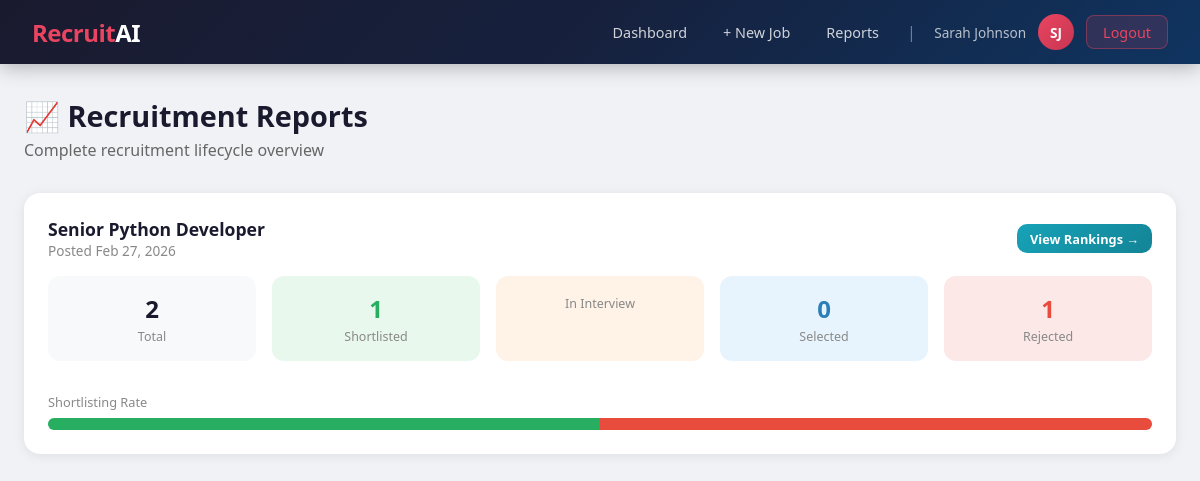
Screenshot of /hr/reports/ (signed in) with the database file from the repository.
### core/models.py (models this page shows, shortened)
class Job(models.Model):
    hr = models.ForeignKey(User, on_delete=models.CASCADE, related_name='jobs')
    title = models.CharField(max_length=200)
    required_skills = models.TextField(help_text="Comma-separated skills")
    required_experience = models.CharField(max_length=100)
    description = models.TextField()
    start_date = models.DateField(null=True, blank=True)
    end_date = models.DateField(null=True, blank=True)
    created_at = models.DateTimeField(auto_now_add=True)
    updated_at = models.DateTimeField(auto_now=True)

### core/views.py (the view)
    @login_required
    def wrapper(request, *args, **kwargs):
        if not hasattr(request.user, 'profile') or not request.user.profile.is_hr():
            messages.error(request, "Access denied. HR only.")
            return redirect('dashboard')
        return func(request, *args, **kwargs)

### core/models.py (called while the page is built)
    def is_hr(self):
        return self.role == 'hr'

### core/views.py (called while the page is built)
def require_hr(func):
    @login_required
    def wrapper(request, *args, **kwargs):
        if not hasattr(request.user, 'profile') or not request.user.profile.is_hr():
            messages.error(request, "Access denied. HR only.")
            return redirect('dashboard')
        return func(request, *args, **kwargs)
    wrapper.__name__ = func.__name__
    return wrapper

@require_hr
def hr_reports(request):
    jobs = Job.objects.filter(hr=request.user)
    report_data = []
    for job in jobs:
        apps = job.applications.all()
        report_data.append({
            'job': job,
            'total': apps.count(),
            'shortlisted': apps.filter(status='shortlisted').count(),
            'technical_attended': apps.filter(technical_attended=True).count(),
            'hr_attended': apps.filter(hr_attended=True).count(),
            'selected': apps.filter(status='selected').count(),
            'rejected': apps.filter(status__in=['not_shortlisted', 'rejected']).count(),
        })
    return render(request, 'core/hr_reports.html', {'report_data': report_data})

### core/templates/core/hr_reports.html (shortened to what this page needs)
{% extends 'core/base.html' %}
{% block content %}
<div class="container">
    <div class="page-header">
        <h1>📈 Recruitment Reports</h1>
        <p>Complete recruitment lifecycle overview</p>
    </div>
    {% for data in report_data %}
    <div class="card">
        <div style="display:flex; justify-content:space-between; align-items:center; margin-bottom:1rem; flex-wrap:wrap; gap:1rem;">
            <div>
                <div style="font-size:1.1rem; font-weight:700; color:#1a1a2e;">{{ data.job.title }}</div>
                <div style="color:#888; font-size:0.85rem;">Posted {{ data.job.created_at|date:"M d, Y" }}</div>
            </div>
            <a href="{% url 'job_applicants' data.job.pk %}" class="btn btn-info btn-sm">View Rankings →</a>
        </div>
        <div class="stats-grid" style="grid-template-columns: repeat(5, 1fr);">
            <div style="text-align:center; padding:1rem; background:#f8f9fa; border-radius:12px;">
                <div style="font-size:1.5rem; font-weight:800; color:#1a1a2e;">{{ data.total }}</div>
                <div style="font-size:0.78rem; color:#888; margin-top:0.2rem;">Total</div>
            </div>
            <div style="text-align:center; padding:1rem; background:#e8f8ed; border-radius:12px;">
                <div style="font-size:1.5rem; font-weight:800; color:#27ae60;">{{ data.shortlisted }}</div>
                <div style="font-size:0.78rem; color:#888; margin-top:0.2rem;">Shortlisted</div>
            </div>
            <div style="text-align:center; padding:1rem; background:#fff3e8; border-radius:12px;">
                <div style="font-size:0.78rem; color:#888; margin-top:0.2rem;">In Interview</div>
            </div>
            <div style="text-align:center; padding:1rem; background:#e8f4fd; border-radius:12px;">
                <div style="font-size:1.5rem; font-weight:800; color:#2980b9;">{{ data.selected }}</div>
                <div style="font-size:0.78rem; color:#888; margin-top:0.2rem;">Selected</div>
            </div>
            <div style="text-align:center; padding:1rem; background:#fde8e8; border-radius:12px;">
                <div style="font-size:1.5rem; font-weight:800; color:#e74c3c;">{{ data.rejected }}</div>
                <div style="font-size:0.78rem; color:#888; margin-top:0.2rem;">Rejected</div>
            </div>
        </div>
        {% if data.total > 0 %}
        <div style="margin-top:1rem;">
            <div style="font-size:0.8rem; color:#888; margin-bottom:0.4rem;">Shortlisting Rate</div>
            <div style="display:flex; gap:0; height:12px; border-radius:6px; overflow:hidden; background:#e8e8e8;">
                {% if data.shortlisted > 0 %}
                <div style="width:{% widthratio data.shortlisted data.total 100 %}%; background:#27ae60;"></div>
                {% endif %}
                {% if data.rejected > 0 %}
                <div style="width:{% widthratio data.rejected data.total 100 %}%; background:#e74c3c;"></div>
                {% endif %}
            </div>
        </div>
        {% endif %}
    </div>
    {% empty %}
    <div class="card" style="text-align:center; padding:3rem;">
        <p style="color:#888;">No report data available yet.</p>
    </div>
    {% endfor %}
</div>
{% endblock %}

### core/templates/core/base.html (shortened to what this page needs)
<!DOCTYPE html>
<html lang="en">
<head>
</head>
<body>
{% if user.is_authenticated %}
<nav class="navbar">
    <a href="{% url 'dashboard' %}" class="navbar-brand">Recruit<span>AI</span></a>
    <div class="navbar-nav">
        {% if user.profile.is_hr %}
            <a href="{% url 'hr_dashboard' %}" class="nav-link">Dashboard</a>
            <a href="{% url 'create_job' %}" class="nav-link">+ New Job</a>
            <a href="{% url 'hr_reports' %}" class="nav-link">Reports</a>
        {% else %}
            <a href="{% url 'candidate_dashboard' %}" class="nav-link">My Applications</a>
            <a href="{% url 'job_list' %}" class="nav-link">Browse Jobs</a>
        {% endif %}
        <span style="color:rgba(255,255,255,0.4); padding: 0 0.5rem;">|</span>
        <span class="nav-username">{{ user.get_full_name|default:user.username }}</span>
        <a href="{% url 'view_profile' %}" class="nav-avatar" title="View Profile">
            {{ user.first_name|first|upper }}{{ user.last_name|first|upper }}
        </a>
        <a href="{% url 'logout' %}" class="btn-logout" style="margin-left:0.5rem;">Logout</a>
    </div>
</nav>
{% endif %}
{% block content %}{% endblock %}
</body>
</html>

### core/templates/core/base.html (style rules this page uses)
* { box-sizing: border-box; margin: 0; padding: 0; }
body { font-family: 'Segoe UI', sans-serif; background: #f0f2f5; color: #333; min-height: 100vh; }
.navbar { background: linear-gradient(135deg, #1a1a2e 0%, #16213e 50%, #0f3460 100%); padding: 0 2rem; display: flex; align-items: center; justify-content: space-between; height: 64px; box-shadow: 0 2px 20px rgba(0,0,0,0.3); position: sticky; top: 0; z-index: 100; }
.navbar-brand { color: #e94560; font-size: 1.5rem; font-weight: 800; text-decoration: none; letter-spacing: -0.5px; }
.navbar-brand span { color: #fff; }
.navbar-nav { display: flex; gap: 0.25rem; align-items: center; }
.nav-link { color: rgba(255,255,255,0.8); text-decoration: none; padding: 0.5rem 1rem; border-radius: 8px; font-size: 0.9rem; transition: all 0.2s; }
.btn-logout { background: rgba(233,69,96,0.15); border: 1px solid rgba(233,69,96,0.4); color: #e94560; padding: 0.4rem 1rem; border-radius: 8px; cursor: pointer; font-size: 0.9rem; text-decoration: none; transition: all 0.2s; }
.nav-avatar { width: 36px; height: 36px; border-radius: 50%; background: linear-gradient(135deg, #e94560, #c73652); color: #fff; display: flex; align-items: center; justify-content: center; font-weight: 700; font-size: 0.85rem; cursor: pointer; text-decoration: none; margin-left: 0.5rem; transition: all 0.2s; }
.nav-username { color: rgba(255,255,255,0.7); font-size: 0.85rem; margin-left: 0.4rem; }
.container { max-width: 1200px; margin: 2rem auto; padding: 0 1.5rem; }
.page-header { margin-bottom: 2rem; }
.page-header h1 { font-size: 1.8rem; color: #1a1a2e; font-weight: 700; }
.page-header p { color: #666; margin-top: 0.25rem; }
.card { background: #fff; border-radius: 16px; box-shadow: 0 2px 12px rgba(0,0,0,0.08); padding: 1.5rem; margin-bottom: 1.5rem; }
.stats-grid { display: grid; grid-template-columns: repeat(auto-fit, minmax(200px, 1fr)); gap: 1rem; margin-bottom: 2rem; }
.btn { display: inline-block; padding: 0.6rem 1.4rem; border-radius: 10px; font-size: 0.9rem; font-weight: 600; cursor: pointer; border: none; text-decoration: none; transition: all 0.2s; }
.btn-info { background: linear-gradient(135deg, #17a2b8, #138496); color: #fff; }
.btn-sm { padding: 0.35rem 0.8rem; font-size: 0.8rem; }

### rows the page displays
Job: job "Senior Python Developer", job.created_at "Feb 27, 2026", total "2", shortlisted "1", selected "0", rejected "1"

### other values shown
{{ user.get_full_name|default:user.username }} "Sarah Johnson"
{{ user.first_name|first|upper }} "S"
{{ user.last_name|first|upper }} "J"
